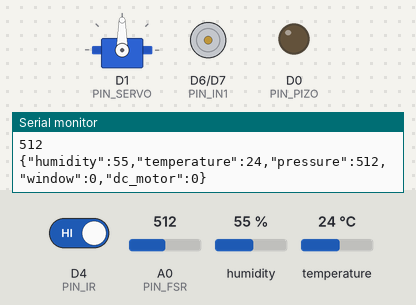
Simulated run of this sketch. Board: ESP8266 (NodeMCU). On the bench: servo, motor-driver pin pairs drawn as motors (green arrow = first pin HIGH = forward, orange = second pin HIGH = backward, longer = more drive, scaled by the enable pin), output pins drawn as LEDs (lit = HIGH), the last lines printed to the serial monitor. The test bench sets the inputs (shaded band); at power-on: temperature 24 °C, A0 (PIN_FSR) = 512, D4 (PIN_IR) HIGH, humidity 55 %. WiFi joins after 1.5 s; servers stay silent unless stated.

Above: at 3.2 s.
3.3 s: temperature set to 34 °C
5.3 s: temperature set to 37 °C
At 7.3 s:
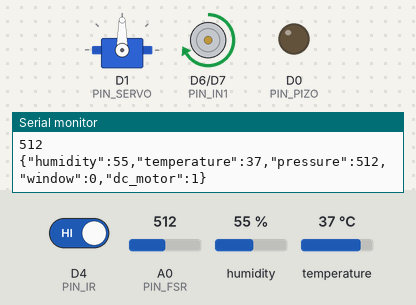
7.6 s: A0 (PIN_FSR) set to 213
9.4 s: A0 (PIN_FSR) set to 187
At 10.9 s:
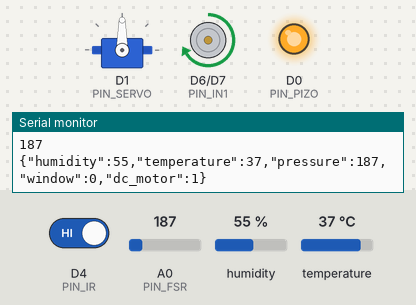
11.7 s: temperature set to 12 °C
At 13.1 s:
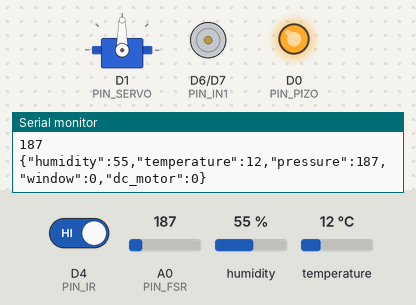
13.8 s: A0 (PIN_FSR) set to 210
At 15.4 s:
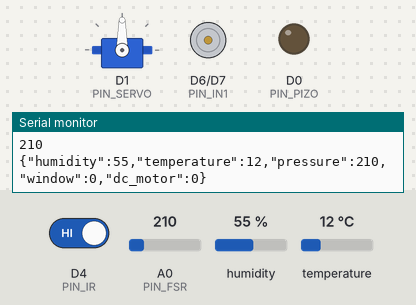
Timing chart, 0 to 16.8 s (numbered marks = the images above; inputs shaded):
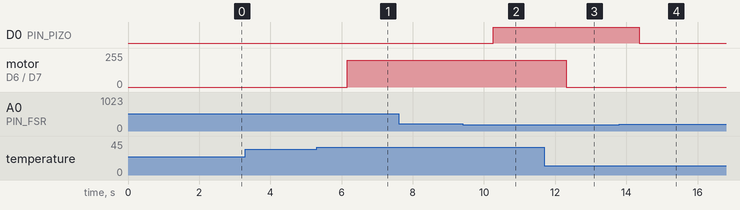

The sketch:

livingroom.ino
```cpp
#include <ArduinoJson.h>
#include <ESP8266WiFi.h>
#include <WiFiUdp.h>
#include <DHT.h>
#include <Servo.h>

int pressure;

bool oned = false;
#define PIN_PIZO D0
#define PIN_ENA  D5     // The ESP8266 pin connected to the EN1 pin L298N
#define PIN_IN1  D6    // The ESP8266 pin connected to the IN1 pin L298N
#define PIN_IN2  D7   // The ESP8266 pin connected to the IN2 pin L298N
#define PIN_SERVO D1 // The ESP8266 pin connected to the servo motor
#define PIN_IR D4
#define PIN_FSR A0

#define DHTTYPE DHT11
#define dht_dpin D8
DHT dht(dht_dpin, DHTTYPE);

const char* ssid = "This";
const char* password = "12345668";
const char* udpAddress = "192.168.72.218";
const int udpPort = 12346;

WiFiUDP udp;
Servo servoMotor;

unsigned long motorStartTime = 0;
unsigned long motorDuration = 5000;
bool motorRunning = false;

void call_fun(){
  while (digitalRead(PIN_IR) == LOW){
    Serial.println("Hand on sensor");
    delay(500);
  }
  if (oned == false){
    oned = true;
    servoMotor.write(90);
  }
  else if (oned == true){
    oned = false;
    servoMotor.write(0);
  }
  return;
}

void setup() {
  Serial.begin(9600);

  WiFi.begin(ssid, password);
  while (WiFi.status() != WL_CONNECTED) {
    delay(1000);
    Serial.println("Connecting to WiFi...");
  }
  Serial.println("Connected to WiFi");

  pinMode(PIN_IN1, OUTPUT);
  pinMode(PIN_IN2, OUTPUT);
  pinMode(PIN_ENA, OUTPUT);
  pinMode(PIN_PIZO, OUTPUT);
  pinMode(PIN_SERVO, OUTPUT);
  pinMode(PIN_IR,INPUT);

  dht.begin();
  servoMotor.attach(PIN_SERVO);
}

void loop() {
  unsigned long currentTime = millis();
  if (dht.readTemperature()>35.00){
    startMotor();
  }
  else{
    stopMotor();
  }

  if (digitalRead(PIN_IR) == LOW ) {
    call_fun();
  }
  //cooperative multitasking
  fsrTask();
  dhtTask();
  delay(1000);
}

void startMotor() {
  if (!motorRunning){
    digitalWrite(PIN_IN1, HIGH);
    digitalWrite(PIN_IN2, LOW);
    int motorSpeed = 200;
    analogWrite(PIN_ENA, motorSpeed);
    motorStartTime = millis();
    motorRunning = true;
  }
}

void stopMotor() {
    if (motorRunning){
      analogWrite(PIN_ENA, 0);
      motorRunning = false;
    }
}

void fsrTask() {
  pressure = analogRead(PIN_FSR);
  Serial.println(pressure);
  if (pressure < 200){
      digitalWrite(PIN_PIZO,HIGH);
  }
  else{
      digitalWrite(PIN_PIZO,LOW);
  }
}

void dhtTask() {
  StaticJsonDocument<200> jsonDoc;
  jsonDoc["humidity"] = dht.readHumidity();
  jsonDoc["temperature"] = dht.readTemperature();
  jsonDoc["pressure"] = analogRead(PIN_FSR);
  if( oned == true ){
    jsonDoc["window"] = 1;
  }else{
    jsonDoc["window"] = 0;
  }
  if( motorRunning == true ){
    jsonDoc["dc_motor"] = 1;
  }else{
    jsonDoc["dc_motor"] = 0;
  }

  String jsonString;
  serializeJson(jsonDoc, jsonString);
  Serial.println(jsonString);
  udp.beginPacket(udpAddress, udpPort);
  udp.print(jsonString);

  udp.endPacket();
}
```

Measured:
- the behaviour switches between 35 and 36 °C on temperature (found by bisection; images 0 and 1)
- the behaviour switches between 200 and 199 on A0 (PIN_FSR) (found by bisection; images 1 and 2)
- after the input at 5.3 s, motor on D6 (PIN_IN1) / D7 (PIN_IN2): stopped → forward 200/255 after 0.85 s
- after the input at 9.4 s, D0 (PIN_PIZO): LOW → HIGH after 0.86 s
- after the input at 11.7 s, motor on D6 (PIN_IN1) / D7 (PIN_IN2): forward 200/255 → stopped after 0.61 s
- after the input at 13.8 s, D0 (PIN_PIZO): HIGH → LOW after 0.57 s
